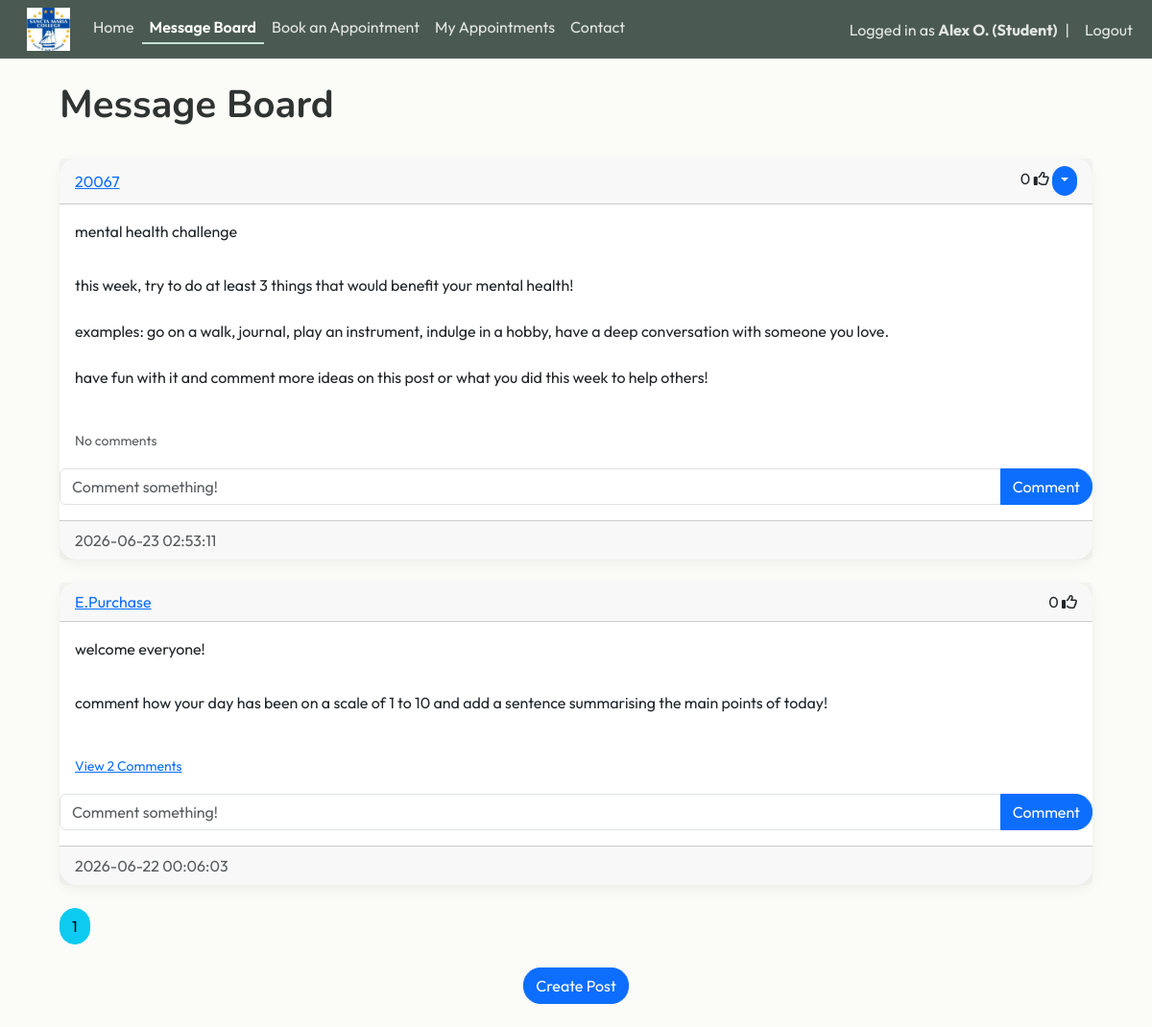
Screenshot of /blog (signed in) with the database file from the repository.
### website/models.py (models this page shows)
class User(db.Model, UserMixin):
    id = db.Column(db.Integer, primary_key=True)
    email = db.Column(db.String(150), unique=True)
    fname = db.Column(db.String(20))
    lname = db.Column(db.String(20))
    username = db.Column(db.String(150), unique=True)
    role = db.Column(db.String(150))
    password = db.Column(db.String(150))
    date_created = db.Column(db.DateTime(timezone=True), default=func.now())
    posts = db.relationship('Post', backref='user', passive_deletes=True)
    comments = db.relationship('Comment', backref='user', passive_deletes=True)
    likes = db.relationship('Like', backref='user', passive_deletes=True)
    appointments = db.relationship('Appointment', foreign_keys="Appointment.counsellor_id", back_populates="counsellor")

class Post(db.Model):
    id = db.Column(db.Integer, primary_key=True)
    title = db.Column(db.String(150), unique=False)
    content = db.Column(db.Text, nullable=False)
    date_created = db.Column(db.DateTime(timezone=True), default=func.now())
    author = db.Column(db.Integer, db.ForeignKey('user.id', ondelete="CASCADE"), nullable=False)
    comments = db.relationship('Comment', backref='post', passive_deletes=True)
    likes = db.relationship('Like', backref='post', passive_deletes=True)

### website/views.py (the view)
@views.route("/blog")
@login_required
def blog():
    page = request.args.get('page', 1, type=int)
    posts = Post.query.order_by(Post.date_created.desc()).paginate(page=page, per_page=4)
    return render_template("blog.html", user=current_user, posts=posts, endpoint='views.blog')

### website/__init__.py (called while the page is built)
def create_app():
    app = Flask(__name__)
    app.config['SECRET_KEY'] = "DQiAlMIU5u5eeLDw4KPMHx4d"
    app.config['SQLALCHEMY_DATABASE_URI'] = f'sqlite:///{DB_NAME}'
    db.init_app(app)
    from .views import views
    from .auth import auth
    app.register_blueprint(views, url_prefix="/")
    app.register_blueprint(auth, url_prefix="/")
    from .models import User, Post
    with app.app_context():
        db.create_all()
    login_manager = LoginManager()
    login_manager.login_view = "auth.login"
    login_manager.init_app(app)
    @login_manager.user_loader
    def load_user(id):
        return User.query.get(int(id))
    return app

### website/templates/blog.html
{% extends "posts_div.html"%} {% block title %} Message Board {% endblock %}

### website/templates/posts_div.html (shortened to what this page needs)
{% extends "template.html"%} {% block title %} Message Board {% endblock %}
{% block content%}
<div class="container">
    <br/>
    <h1>{% block header %} Message Board {% endblock %}</h1>
    <br/>
    <div id="posts">
        {% for post in posts %}
        <div class="card border-dark">
            <div class="card-header d-flex justify-content-between align-items-center">
                <a href="/posts/{{post.user.username}}">{{post.user.username}}</a>
                <div>
                    <span id="likes-count-{{post.id}}">{{ post.likes|length }}</span>
                    {% if user.id in post.likes|map(attribute="author")|list %}
                    <i class="fas fa-thumbs-up" id="like-button-{{post.id}}" onclick="like({{post.id}})"></i>
                    {% else %}
                    <i class="far fa-thumbs-up" id="like-button-{{post.id}}" onclick="like({{post.id}})"></i>
                    {% endif %}
                        {% if user.id == post.author %}
                        <div class="btn-group">
                            <button type="button" class="btn btn-primary btn-sm dropdown-toggle" data-bs-toggle="dropdown"></button>
                        </div>
                        {% endif %}
                </div>
            </div>
            <div class ="card-body">
                <div class="card-text">{{post.title}}</div>
            </div>
            <div class ="card-body">
                <div class="card-text">{{post.content | replace('\n', '<br>') | safe}}</div>
            </div>
            <br/>
            <p class="card-text ms-3">
                {% if post.comments|length > 0 %}
                <a data-bs-toggle="collapse" href="#comments-{{post.id}}" role="button">
                    <small>View {{post.comments|length}} Comments</small>
                </a>
                {% else %}
                <small class="text-muted">No comments</small>
                {% endif %}
            </p>
            <form class="input-group mb-3" method="POST" action="/create-comment/{{post.id}}">
                <input type="text" id="text" name="text" class="form-control" placeholder="Comment something!"/>
                <button type="submit" class="btn btn-primary">Comment</button>
            </form >
            <div class ="card-footer text-muted">{{post.date_created}}</div>
        </div>
        <br/>
        {% endfor %}
    </div>
    {% for page_num in posts.iter_pages(left_edge=1, right_edge=1, left_current=1, right_current=2) %}
    {% if page_num %}
    {% if endpoint == 'views.posts' %}
    {% set page_url = url_for(endpoint, username=username, page=page_num) %}
    {% else %}
    {% set page_url = url_for(endpoint, page=page_num) %}
    {% endif %}
    {% if posts.page == page_num %}
    <a class="btn btn-info mb-4" href="{{ page_url }}">{{page_num}}</a>
    {% else %}
    <a class="btn btn-outline-info mb-4" href="{{ page_url }}">{{page_num}}</a>
    {% endif %}
    {% else %}
    ...
    {% endif %}
    {% endfor %}
    {% block footer %}
    <div align="center">
        <a href="/create-post">
            <button type="button" class="btn btn-primary btn-large">
                Create Post
            </button>
        </a>
    </div>
    <br/>
</div>
{% endblock %}
{% endblock %}

### website/templates/template.html (shortened to what this page needs)
<!DOCTYPE html>
<html>
    <head>
        <link href="https://cdn.jsdelivr.net/npm/bootstrap@5.3.8/dist/css/bootstrap.min.css" rel="stylesheet">
        <link rel="stylesheet" type="text/css" href="{{ url_for('static', filename='main.css') }}">
    </head>
    <body>
        <nav class="navbar navbar-expand-lg">
            <div class="container-fluid">
              <div class="collapse navbar-collapse" id="navbarSupportedContent">
                <ul class="navbar-nav me-auto mb-2 mb-lg-0">
                  <li class="nav-item">
                      <a class="navbar-brand" href="/home">
                          <img src="{{ url_for('static', filename='img/schoollogo.jpg') }}" width="45px" height="45px">
                      </a>
                  </li>
                  <li class="nav-item">
                      <a class="nav-link {% if request.path == '/home' %}active{% endif %}" href="/home">Home</a>
                  </li>
                  {% if user.is_authenticated %}
                  <li class="nav-item">
                    <a class="nav-link {% if request.path == '/blog' %}active{% endif %}" href="/blog">Message Board</a>
                  </li>
                  <li class="nav-item">
                      <a class="nav-link {% if request.path == '/book-appointment' %}active{% endif %}" href="/book-appointment">Book an Appointment</a>
                  </li>
                  {% if user.role == "Student" %}
                  <li class="nav-item">
                    <a class="nav-link {% if request.path == '/appointment-history' %}active{% endif %}" href="/appointment-history">My Appointments</a>
                  </li>
                  {% endif %}
                  {% endif %}
                  <li class="nav-item">
                      <a class="nav-link {% if request.path == '/contact' %}active{% endif %}" href="/contact">Contact</a>
                  </li>
                </ul>
                <ul class="navbar-nav ms-auto align-items-center">
                {% if user.is_authenticated %}
                <li class="nav-item">
                    <span class="navbar-text">
                        Logged in as <strong>{{ user.fname }} {{ user.lname[0] }}. ({{ user.role }})</strong>
                    </span>
                </li>
                <li class="nav-item mx-2">
                    <span class="navbar-text">|</span>
                </li>
                <li class="nav-item">
                    <a class="nav-link py-0" href="/logout">Logout</a>
                </li>
                {% endif %}
                </ul>
              </div>
            </div>
          </nav>
        <main>{% block content %} {% endblock %}</main>
      </body>
</html>

### website/static/main.css (style rules this page uses)
:root { --navy: #4A5A52; --blue: #7C9A8E; --seafoam: #C9DED2; --light-blue: #EEF5F3; --cream: #FBFBF8; --text: #2F3432; --danger: #C97C7C; --radius: 18px; --section-padding: 6rem; }
.navbar { background-color:var(--navy); }
.navbar .nav-link, .navbar .navbar-text { color: rgba(255,255,255,0.85); transition: 0.2s ease; }
.navbar .nav-link.active { color: #FFFFFF; font-weight: 600; border-bottom: 2px solid var(--seafoam); padding-bottom: 4px; }
body { background-color: var(--cream); color: var(--text); font-family: 'Outfit', Arial, sans-serif; }
h1,h2,h3 { font-family: 'Nunito', Arial, sans-serif; font-weight: 700; }
p { line-height:1.7; }
.container { max-width: 1100px; }
.card { border: none; border-radius: var(--radius); box-shadow: 0 4px 14px rgba(0,0,0,0.06); transition: transform 0.25s ease, box-shadow 0.25s ease; }
.btn { border-radius: var(--radius); }

### rows the page displays
User: fname "Alex", lname "O", role "Student"
Post: user.username "20067", likes|length "0", title "mental health challenge", content "this week, try to do at least 3 things that would benefit your mental health! examples: go on a walk, journal, play an instrument, indulge in a hobby, have a deep conversation with someone you love. have fun with it and comment more ideas on this post or what you did this week to help others!", shows "No comments", date_created "2026-06-23 02:53:11"
Post: user.username "E.Purchase", likes|length "0", title "welcome everyone!", content "comment how your day has been on a scale of 1 to 10 and add a sentence summarising the main points of today!", comments|length "2", date_created "2026-06-22 00:06:03"

### other values shown
{{ page_num }} "1"
